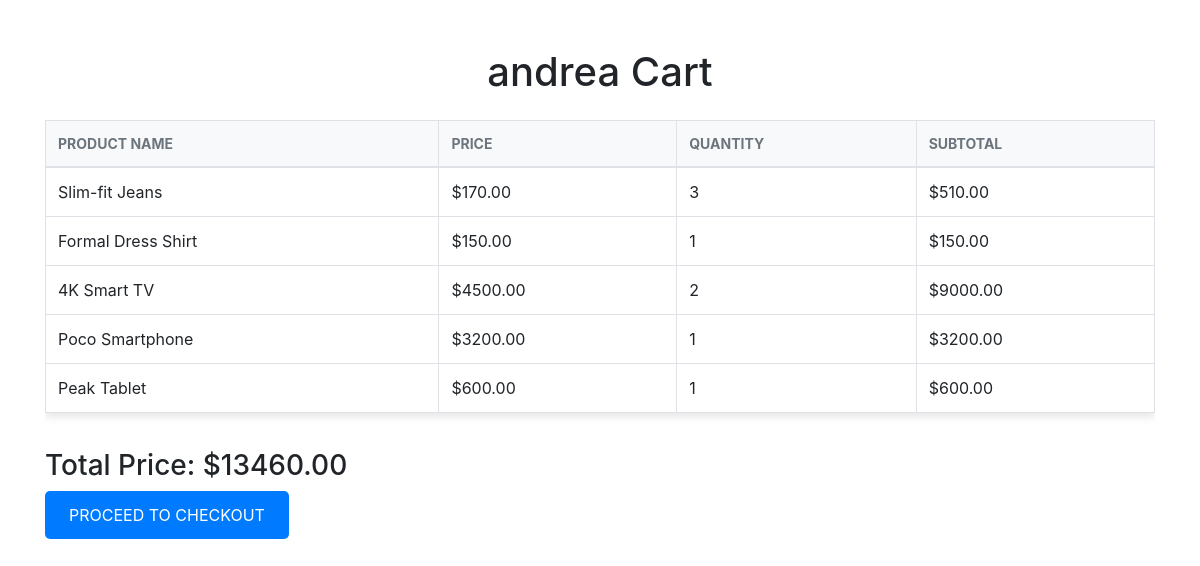
The app's page /cart/ (signed in), older data.
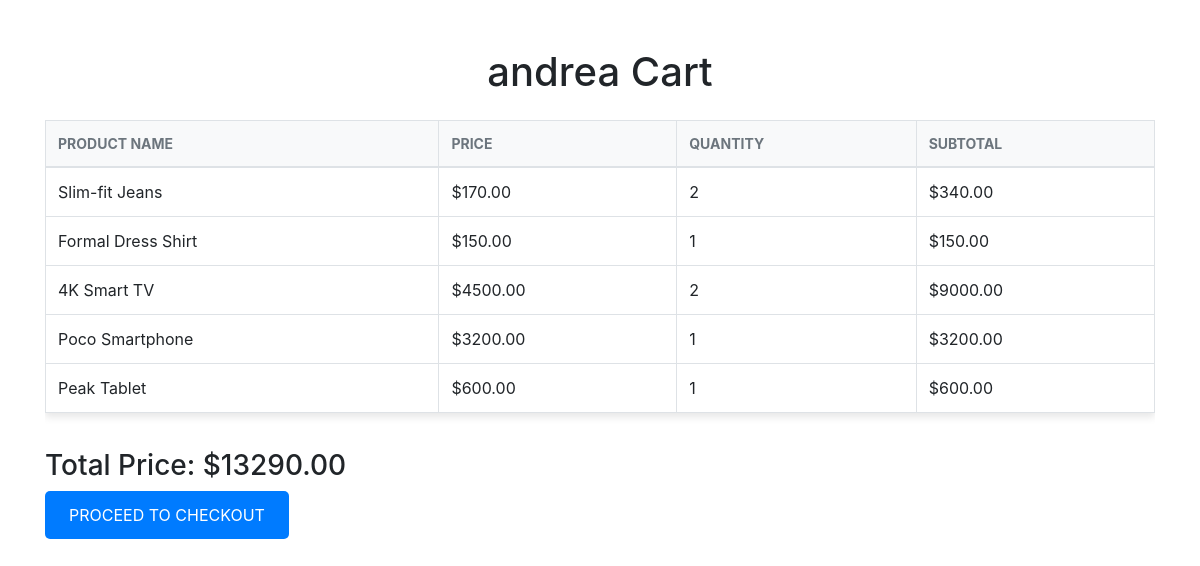
The same page, newer data.
### MarketHub/models.py (models this page shows, shortened)
class Product(models.Model):
    name = models.CharField(max_length=100)
    description = models.TextField()
    price = models.DecimalField(max_digits=10, decimal_places=2)
    stock = models.PositiveIntegerField()
    image = models.ImageField(upload_to='products/', blank=True)  # Optional product image
    category = models.ForeignKey(Category, on_delete=models.SET_NULL, null=True)  # Set category to NULL if related category is deleted
    subcategory = models.ForeignKey(SubCategory, on_delete=models.SET_NULL, null=True)  # Set subcategory to NULL if related subcategory is deleted
    cart_quantity = models.PositiveIntegerField(default=0)  # New field to store cart quantity

### MarketHub/views.py (the view)
# urls.py: path('cart/', views.cart_detail, name='cart_detail'),
@login_required
def cart_detail(request):
    cart_products = Product.objects.filter(cart_quantity__gt=0)
    cart_count = cart_products.aggregate(Sum('cart_quantity'))['cart_quantity__sum'] or 0
    total_price = sum(product.price * product.cart_quantity for product in cart_products)
    for product in cart_products:
        product.subtotal = product.price * product.cart_quantity
    return render(request, 'cart_detail.html', {'cart_products': cart_products, 'total_price': total_price, 'cart_count': cart_count})

### Templates/cart_detail.html (shortened to what this page needs)
<!DOCTYPE html>
<html lang="en">
<head>
    <link rel="stylesheet" href="https://stackpath.bootstrapcdn.com/bootstrap/4.5.2/css/bootstrap.min.css">
</head>
<body>
    <div class="container">
        <h1 class="mt-5 mb-4 text-center">{{ user.username }} Cart</h1>
        <div class="table-responsive">
            <table class="table cart-table">
                <thead>
                    <tr>
                        <th>Product Name</th>
                        <th>Price</th>
                        <th>Quantity</th>
                        <th>Subtotal</th>
                    </tr>
                </thead>
                <tbody>
                    {% for product in cart_products %}
                        <tr>
                            <td>{{ product.name }}</td>
                            <td>${{ product.price }}</td>
                            <td>{{ product.cart_quantity }}</td>
                            <td>${{ product.subtotal }}</td>
                        </tr>
                    {% endfor %}
                </tbody>
            </table>
        </div>
        <div class="mt-3">
            <h3>Total Price: ${{ total_price }}</h3>
        </div>
        <div>
            <a href="{% url 'checkout' %}" class="btn btn-primary checkout-btn">Proceed to Checkout</a>
        </div>
    </div>
</body>
</html>

Row changes from the older to the newer data that the page shows:
changed Product "Slim-fit Jeans": cart_quantity "3" → "2"; subtotal "510.00" → "340.00"
Text that changed along with them:
{{ total_price }}: "13460.00" → "13290.00"
